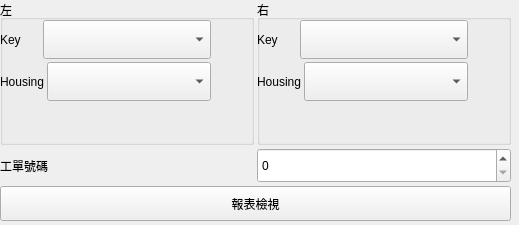
<?xml version="1.0" encoding="UTF-8"?>
<ui version="4.0">
 <class>frontMaterialSelection</class>
 <widget class="QWidget" name="frontMaterialSelection">
  <property name="geometry">
   <rect>
    <x>0</x>
    <y>0</y>
    <width>519</width>
    <height>225</height>
   </rect>
  </property>
  <property name="windowTitle">
   <string>Form</string>
  </property>
  <widget class="QWidget" name="layoutWidget">
   <property name="geometry">
    <rect>
     <x>0</x>
     <y>0</y>
     <width>511</width>
     <height>221</height>
    </rect>
   </property>
   <layout class="QVBoxLayout" name="verticalLayout_3">
    <property name="spacing">
     <number>3</number>
    </property>
    <item>
     <layout class="QHBoxLayout" name="horizontalLayout_5">
      <property name="spacing">
       <number>3</number>
      </property>
      <item>
       <widget class="QGroupBox" name="groupBox">
        <property name="sizePolicy">
         <sizepolicy hsizetype="Expanding" vsizetype="Expanding">
          <horstretch>0</horstretch>
          <verstretch>0</verstretch>
         </sizepolicy>
        </property>
        <property name="title">
         <string>左</string>
        </property>
        <widget class="QWidget" name="layoutWidget">
         <property name="geometry">
          <rect>
           <x>0</x>
           <y>20</y>
           <width>211</width>
           <height>81</height>
          </rect>
         </property>
         <layout class="QVBoxLayout" name="verticalLayout">
          <property name="spacing">
           <number>3</number>
          </property>
          <property name="sizeConstraint">
           <enum>QLayout::SetMaximumSize</enum>
          </property>
          <item>
           <layout class="QHBoxLayout" name="horizontalLayout">
            <property name="spacing">
             <number>3</number>
            </property>
            <item>
             <widget class="QLabel" name="label">
              <property name="minimumSize">
               <size>
                <width>40</width>
                <height>0</height>
               </size>
              </property>
              <property name="text">
               <string>Key</string>
              </property>
             </widget>
            </item>
            <item>
             <widget class="QComboBox" name="comboBoxLKey">
              <property name="sizePolicy">
               <sizepolicy hsizetype="Expanding" vsizetype="Expanding">
                <horstretch>0</horstretch>
                <verstretch>0</verstretch>
               </sizepolicy>
              </property>
              <property name="minimumSize">
               <size>
                <width>0</width>
                <height>25</height>
               </size>
              </property>
             </widget>
            </item>
           </layout>
          </item>
          <item>
           <layout class="QHBoxLayout" name="horizontalLayout_2">
            <property name="spacing">
             <number>3</number>
            </property>
            <item>
             <widget class="QLabel" name="label_2">
              <property name="minimumSize">
               <size>
                <width>40</width>
                <height>0</height>
               </size>
              </property>
              <property name="text">
               <string>Housing</string>
              </property>
             </widget>
            </item>
            <item>
             <widget class="QComboBox" name="comboBoxLHousing">
              <property name="sizePolicy">
               <sizepolicy hsizetype="Expanding" vsizetype="Expanding">
                <horstretch>0</horstretch>
                <verstretch>0</verstretch>
               </sizepolicy>
              </property>
              <property name="minimumSize">
               <size>
                <width>0</width>
                <height>25</height>
               </size>
              </property>
             </widget>
            </item>
           </layout>
          </item>
         </layout>
        </widget>
       </widget>
      </item>
      <item>
       <widget class="QGroupBox" name="groupBox_2">
        <property name="sizePolicy">
         <sizepolicy hsizetype="Expanding" vsizetype="Expanding">
          <horstretch>0</horstretch>
          <verstretch>0</verstretch>
         </sizepolicy>
        </property>
        <property name="title">
         <string>右</string>
        </property>
        <widget class="QWidget" name="layoutWidget">
         <property name="geometry">
          <rect>
           <x>0</x>
           <y>20</y>
           <width>211</width>
           <height>81</height>
          </rect>
         </property>
         <layout class="QVBoxLayout" name="verticalLayout_2">
          <property name="spacing">
           <number>3</number>
          </property>
          <property name="sizeConstraint">
           <enum>QLayout::SetMaximumSize</enum>
          </property>
          <item>
           <layout class="QHBoxLayout" name="horizontalLayout_3">
            <property name="spacing">
             <number>3</number>
            </property>
            <item>
             <widget class="QLabel" name="label_3">
              <property name="minimumSize">
               <size>
                <width>40</width>
                <height>0</height>
               </size>
              </property>
              <property name="text">
               <string>Key</string>
              </property>
             </widget>
            </item>
            <item>
             <widget class="QComboBox" name="comboBoxRKey">
              <property name="sizePolicy">
               <sizepolicy hsizetype="Expanding" vsizetype="Expanding">
                <horstretch>0</horstretch>
                <verstretch>0</verstretch>
               </sizepolicy>
              </property>
              <property name="minimumSize">
               <size>
                <width>0</width>
                <height>25</height>
               </size>
              </property>
             </widget>
            </item>
           </layout>
          </item>
          <item>
           <layout class="QHBoxLayout" name="horizontalLayout_4">
            <property name="spacing">
             <number>3</number>
            </property>
            <item>
             <widget class="QLabel" name="label_4">
              <property name="minimumSize">
               <size>
                <width>40</width>
                <height>0</height>
               </size>
              </property>
              <property name="text">
               <string>Housing</string>
              </property>
             </widget>
            </item>
            <item>
             <widget class="QComboBox" name="comboBoxRHousing">
              <property name="sizePolicy">
               <sizepolicy hsizetype="Expanding" vsizetype="Expanding">
                <horstretch>0</horstretch>
                <verstretch>0</verstretch>
               </sizepolicy>
              </property>
              <property name="minimumSize">
               <size>
                <width>0</width>
                <height>25</height>
               </size>
              </property>
             </widget>
            </item>
           </layout>
          </item>
         </layout>
        </widget>
       </widget>
      </item>
     </layout>
    </item>
    <item>
     <layout class="QHBoxLayout" name="horizontalLayout_6">
      <property name="spacing">
       <number>3</number>
      </property>
      <item>
       <widget class="QLabel" name="label_5">
        <property name="minimumSize">
         <size>
          <width>0</width>
          <height>35</height>
         </size>
        </property>
        <property name="text">
         <string>工單號碼</string>
        </property>
       </widget>
      </item>
      <item>
       <widget class="QDoubleSpinBox" name="doubleSpinBoxWorkingNumber">
        <property name="minimumSize">
         <size>
          <width>0</width>
          <height>35</height>
         </size>
        </property>
        <property name="decimals">
         <number>0</number>
        </property>
        <property name="maximum">
         <double>999999999.000000000000000</double>
        </property>
       </widget>
      </item>
     </layout>
    </item>
    <item>
     <widget class="QPushButton" name="pushButtonReport">
      <property name="minimumSize">
       <size>
        <width>0</width>
        <height>35</height>
       </size>
      </property>
      <property name="text">
       <string>報表檢視</string>
      </property>
     </widget>
    </item>
   </layout>
  </widget>
 </widget>
 <resources/>
 <connections/>
</ui>
